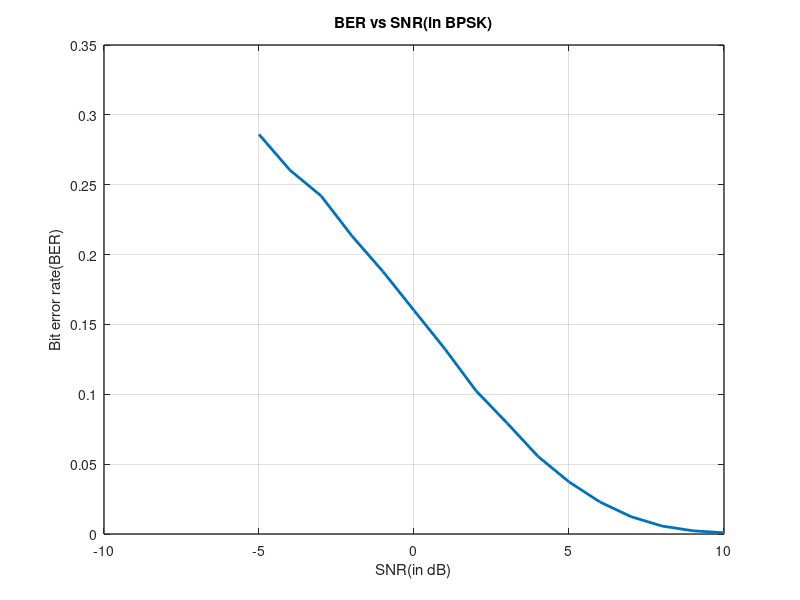

This figure's MATLAB source:
clc;clear;
%Problem-8
%Generate random binary data of length-100000
l = 100000;%data length
data = randi([0 1], 1, l);
%BPSK
%Map the data to the BPSK signal constellation
Es = 1;%Energy of the signal
root_Es = sqrt(Es);
bpsk = (2*(data-0.5)*root_Es) ;%Mapping to constellation
%Add AWGN noise to this signal. Vary the noise variance to have SNR range between [-5dB, 10 dB].
snr = -5:1:10;
%wc = 1000;%carrier omega
for i=1:length(snr)
    rho = snr(i);
    n(i,:) = awgn(bpsk,rho);%Noisy signal
end
thresh_bpsk = 0;%Threshhold
for j = 1:length(snr)%Decoding
    for k = 1:length(bpsk)
        if(n(j,k)>thresh_bpsk)
            d(j,k) = 1;
        else
            d(j,k) = 0;
        end
    end
end
%Bit error rate
for m = 1:length(snr)
    ber_bpsk(m) = nnz(d(m,:)-data)/l;
end
%Plot
figure;
plot(snr,ber_bpsk,'linewidth',2);
xlabel('SNR(in dB)');
ylabel('Bit error rate(BER)');
title('BER vs SNR(in BPSK)');
grid;
set(gca,"linewidth",1,"fontsize",10);
